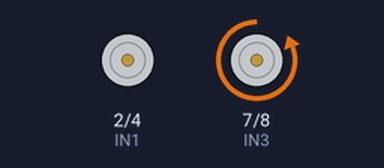
Bench run of a sketch on a simulated Arduino Uno, built with avr-gcc and run on an emulated ATmega328P. On the bench: motor-driver pin pairs drawn as motors (green arrow = first pin HIGH = forward, orange = second pin HIGH = backward, longer = more drive).

Above: at 2.5 s.
At 22.3 s:
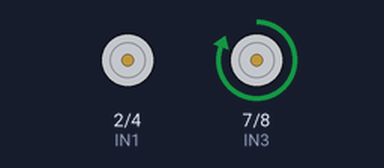
At 34.6 s:
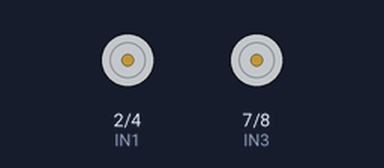
At 47.0 s:
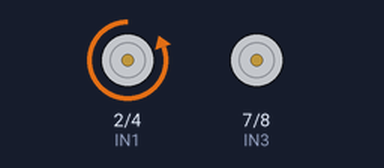
Timing chart, 0 to 51.5 s (numbered marks = the images above):
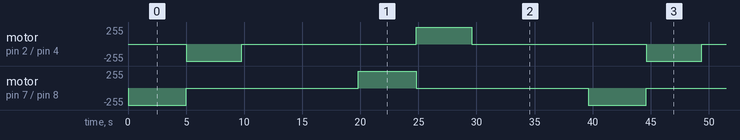

The sketch:

WheelMotorTest.ino
```cpp
#define IN1 2
#define IN2 4
#define IN3 7
#define IN4 8

void moveForwardM1()
{
  digitalWrite(IN1, LOW);
  digitalWrite(IN2, HIGH);
}

void moveBackwardM2()
{
  digitalWrite(IN3, HIGH);
  digitalWrite(IN4, LOW);
}

void moveBackwardM1()
{
  digitalWrite(IN1, HIGH);
  digitalWrite(IN2, LOW);
}
void stopMovingM1()
{
  digitalWrite(IN1, LOW);
  digitalWrite(IN2, LOW);
}

void stopMovingM2()
{
  digitalWrite(IN3, LOW);
  digitalWrite(IN4, LOW);
}

void moveForwardM2()
{
  digitalWrite(IN3, LOW);
  digitalWrite(IN4, HIGH);
}

void setup() {
  pinMode(IN1, OUTPUT);
  pinMode(IN2, OUTPUT);
  pinMode(IN3, OUTPUT);
  pinMode(IN4, OUTPUT);
}

void loop() {
   moveForwardM2();
  delay(5000);
  stopMovingM2();

  moveForwardM1();
  delay(4800);
  stopMovingM1();
  delay(10000);

  moveBackwardM2();
  delay(5000);
  stopMovingM2();

  moveBackwardM1();
  delay(4800);
  stopMovingM1();
  delay(10000);
}
```

Measured:
- by itself, motor on pin 2 (IN1) / pin 4 (IN2): repeats every 39.6 s: stopped 15.0 s, forward 255/255 4.8 s, stopped 15.0 s, backward 255/255 4.8 s
- by itself, motor on pin 7 (IN3) / pin 8 (IN4): repeats every 39.6 s: stopped 14.8 s, forward 255/255 5.0 s, stopped 14.8 s, backward 255/255 5.0 s
